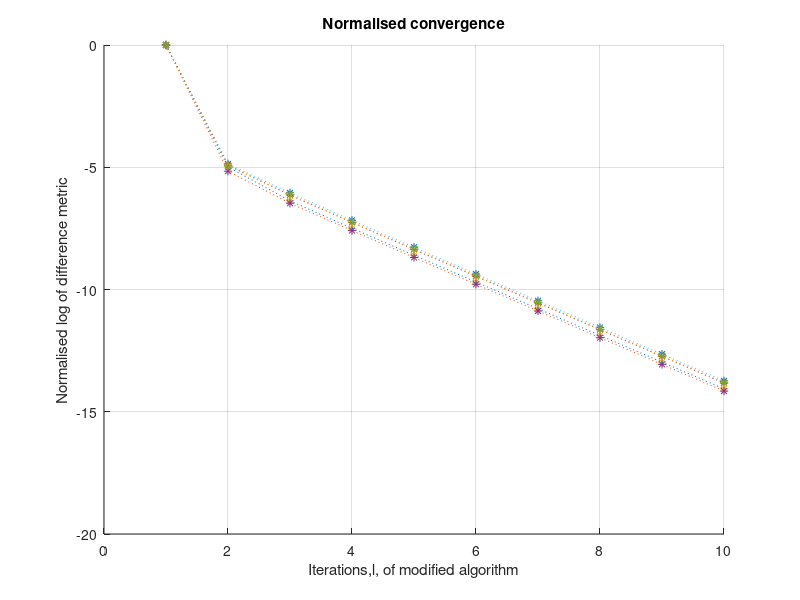
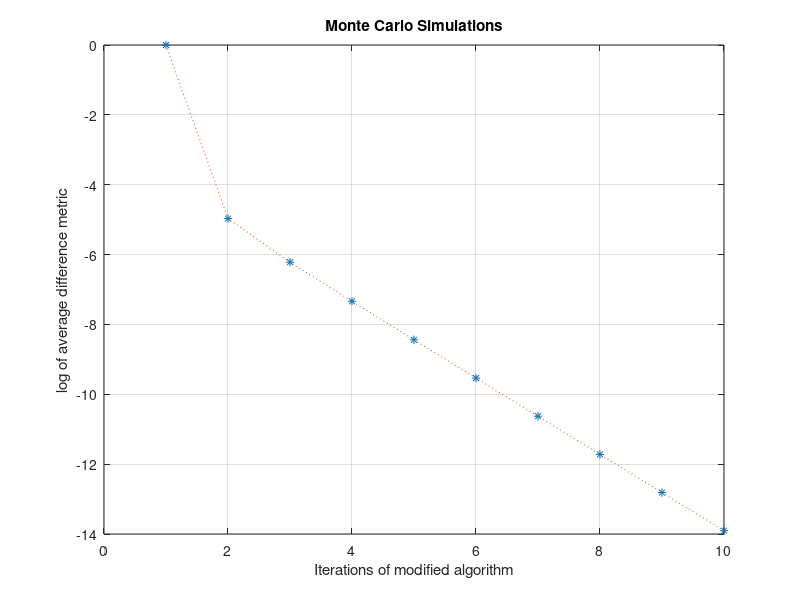

MATLAB code for these plots, in order:
clear all
%%%%%%%%%%%%%%%%%%% Parameters of simulation
M = 10; % number of sources
N = 10; % number of targets
L = 10; % number of bars on error plots
MC = 5; % number of MC runs
%%%%%%%%%%%%%%%%%%%%%%%%%%%%%%%%%%%%%%%%%
Differ = 0*[1:L,MC]; % Array to plot cost
for MC_Count = 1:MC % Number of MC runs
%%%%%%%%%%%%%%%%% Initialise each simulation
% Set source and target
u = rand(1,M);
u = u./sum(u);
S1 = sum(u);
v = rand(1,N);
v = v./sum(v);
S2 = sum(v);
SC = S1/S2;
v = 2*SC*v;
v0 = v;
% T is the transport map.
% C is the cost matrix
C = rand(M,N);
gamma0 = 1.99; % exponent of regularisation term
gamma2 = 1.005; % divergence term
f = -gamma0/gamma2;
gamma = gamma2/gamma0;
K0 = exp(-gamma0*C); % why is this not exp(-C / gamma) ?
% Readjust K to include zeros in the map
    for i = 1:M
        for j = 1:N
        if 2*floor((i+j)/2)-(i+j) == 0
          K0(i,j) = 0;
        end
        end;
    end;    
% Initialise T
    T = K0;
% Keep a copy of T
    Told = T;
%%%%%%%%%%%%%%%% Martins Algorithm
    for i = 1:L  % Alg 2 line 6
        D1 = (diag(inv(diag(sum(T')))*u')); % inv(diag(sum(T')) == 1/sum_n(T') (Alg 1 line 2) !! where is d2j?
        T = D1*T; % Alg 2 line 4
        D2 = (diag(inv(diag(sum(T)))*v0')); % inv(diag(sum(T')) == 1/sum_n(T) (Alg 1 line 3) !! where is d1i?
        D2 = D2^(gamma/(1+gamma)); % Alg 2 line 3
        T = T*D2; % Alg 2 line 4
        MT = D2^(-1/gamma); % Eq 28
        v0 = v0*MT; % Eq 28
        %k = sum(v)/sum(v0);
        %v0 = k*v;
        MD = abs(T-Told);  % Alg 2 line 5
        temp = sum(sum(MD));
        differ(i,MC_Count) = temp;
        %pause
        Told = T;
    end;
MC_Count
end;
%%%%%%%%%%%%%%%%%%%%% Plot convergence
Z = diag(differ(1,:));
%Z = 1;
M1 = differ*inv(Z);
plot([1:L],log(sum(M1,2)/MC_Count),'*')
hold on
plot([1:L],log(sum(M1,2)/MC_Count),':')
xlabel('Iterations of modified algorithm')
ylabel('log of average difference metric')
grid on
title('Monte Carlo Simulations')
figure
hold on
plot([1:L],log(M1),'*')
plot([1:L],log(M1),':')
xlabel('Iterations,l, of modified algorithm')
ylabel('Normalised log of difference metric')
grid on
title('Normalised convergence')
print -deps anthony_correction.eps
%\textcolor{blue}{The y-caption is wrong. It should read 'Normalized log of the difference metric'. The x-caption should be changed to `Iterations, $l$, of modified algorithm'.